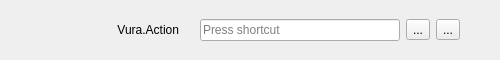
<?xml version="1.0" encoding="UTF-8"?>
<ui version="4.0">
 <class>HotkeyEditWidget</class>
 <widget class="QWidget" name="HotkeyEditWidget">
  <property name="geometry">
   <rect>
    <x>0</x>
    <y>0</y>
    <width>500</width>
    <height>60</height>
   </rect>
  </property>
  <property name="windowTitle">
   <string>HotkeyEditWidget</string>
  </property>
  <layout class="QHBoxLayout" name="horizontalLayout">
   <property name="leftMargin">
    <number>0</number>
   </property>
   <property name="topMargin">
    <number>0</number>
   </property>
   <property name="rightMargin">
    <number>0</number>
   </property>
   <property name="bottomMargin">
    <number>0</number>
   </property>
   <item>
    <widget class="QLabel" name="actionLabel">
     <property name="sizePolicy">
      <sizepolicy hsizetype="Expanding" vsizetype="Preferred">
       <horstretch>0</horstretch>
       <verstretch>0</verstretch>
      </sizepolicy>
     </property>
     <property name="layoutDirection">
      <enum>Qt::LayoutDirection::LeftToRight</enum>
     </property>
     <property name="text">
      <string>Vura.Action</string>
     </property>
     <property name="alignment">
      <set>Qt::AlignmentFlag::AlignRight|Qt::AlignmentFlag::AlignTrailing|Qt::AlignmentFlag::AlignVCenter</set>
     </property>
    </widget>
   </item>
   <item>
    <spacer name="horizontalSpacer">
     <property name="orientation">
      <enum>Qt::Orientation::Horizontal</enum>
     </property>
     <property name="sizeType">
      <enum>QSizePolicy::Policy::Fixed</enum>
     </property>
     <property name="sizeHint" stdset="0">
      <size>
       <width>15</width>
       <height>20</height>
      </size>
     </property>
    </spacer>
   </item>
   <item>
    <widget class="QKeySequenceEdit" name="hotkeyBox">
     <property name="sizePolicy">
      <sizepolicy hsizetype="Expanding" vsizetype="Fixed">
       <horstretch>0</horstretch>
       <verstretch>0</verstretch>
      </sizepolicy>
     </property>
     <property name="minimumSize">
      <size>
       <width>200</width>
       <height>0</height>
      </size>
     </property>
     <property name="toolTip">
      <string/>
     </property>
     <property name="maximumSequenceLength">
      <longLong>1</longLong>
     </property>
    </widget>
   </item>
   <item>
    <widget class="QToolButton" name="resetButton">
     <property name="toolTip">
      <string>Reset to the default hotkey combination.</string>
     </property>
     <property name="text">
      <string>...</string>
     </property>
     <property name="icon">
      <iconset theme="QIcon::ThemeIcon::DocumentRevert"/>
     </property>
    </widget>
   </item>
   <item>
    <widget class="QToolButton" name="clearButton">
     <property name="minimumSize">
      <size>
       <width>0</width>
       <height>0</height>
      </size>
     </property>
     <property name="toolTip">
      <string>Clear the saved hotkey combination.</string>
     </property>
     <property name="layoutDirection">
      <enum>Qt::LayoutDirection::LeftToRight</enum>
     </property>
     <property name="text">
      <string>...</string>
     </property>
     <property name="icon">
      <iconset theme="QIcon::ThemeIcon::EditDelete"/>
     </property>
    </widget>
   </item>
   <item>
    <spacer name="horizontalSpacer_2">
     <property name="orientation">
      <enum>Qt::Orientation::Horizontal</enum>
     </property>
     <property name="sizeType">
      <enum>QSizePolicy::Policy::Maximum</enum>
     </property>
     <property name="sizeHint" stdset="0">
      <size>
       <width>40</width>
       <height>20</height>
      </size>
     </property>
    </spacer>
   </item>
  </layout>
 </widget>
 <resources/>
 <connections/>
</ui>
